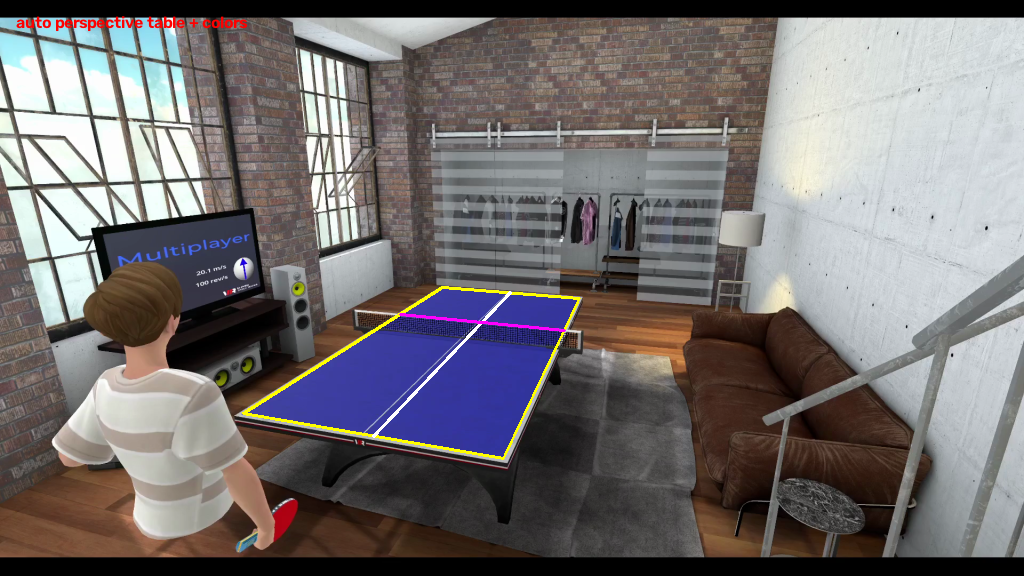
#> input picture artifacts/evaluation-2026-07-22-blue-orange-auto-calibration.png, 1024 x 576 px
$ python -i telemetry.py   (imports and definitions only)
#> lines starting #> are read from the running program, lines starting #| are printed output that depends on the picture; after the words box and inside, x2 and y2 are one past the last pixel; in counts of white or black regions, pixels touching at a corner belong together
#> further down, picture is the input picture: shape (576, 1024, 3); mean B, G, R 112.2, 111.1, 115.9
"""Low-resolution HUD OCR and debounced telemetry readings."""

import argparse
import base64
import json
import math
import sys
import time
from collections import Counter, deque
from dataclasses import asdict, dataclass, field, fields, replace
from pathlib import Path
from typing import Any, Callable, Dict, Iterable, List, Optional, Sequence, Set, Tuple, Union

import cv2
import numpy as np

from auto_calibrate import calibration_from_frame, hue_distance, infer_ball_color
from video_source import VideoFrame, VideoSource, VideoSourceError, open_video_source

from .models import MAX_SPIN_REVOLUTIONS_PER_SECOND, TelemetryReading


PROCESSING_WIDTH = 1024

DIGIT_TEMPLATES = {
    digit: np.asarray(
        [[pixel == "1" for pixel in row] for row in bitmap.split("/")],
        dtype=np.uint8,
    )
    for digit, bitmap in {
        "0": "0000000000000000/0000000000000000/0000000000000000/0000000000000000/0000111111100000/0011111111111000/0111110001111100/0111100000111100/0111100000111110/0111100000111110/0111100000111110/0111100000111110/0111110000111100/0011111001111100/0001111111111000/0000001111000000/0000000000000000/0000000000000000/0000000000000000/0000000000000000",
        "1": "0000000000000000/0000000011111100/0000011111111100/0000011111111100/0111111111111100/0111111011111100/0111110011111100/0000000011111100/0000000011111110/0000000011111110/0000000011111110/0000000011111110/0000000011111110/0000000011111110/0000000011111110/0000000011111110/0000000011111110/0000000011111110/0000000011111110/0000000000000000",
        "2": "0000000000000000/0000000000000000/0000000000000000/0000000000000000/0011111111110000/0111111111111000/0011000001111100/0000000000111100/0000000001111100/0000000011111000/0000001111110000/0000111110000000/0001111100000000/0111111111111110/0111111111111110/0011000000000000/0000000000000000/0000000000000000/0000000000000000/0000000000000000",
        "3": "0000000000000000/0000000000000000/0000000000000000/0000000000000000/0001111111100000/0111111111111000/0011000001111100/0000000000111100/0000000001111100/0000111111111000/0000111111111100/0000000000111110/0000000000111110/0110000001111100/0111111111111000/0011111111100000/0000000000000000/0000000000000000/0000000000000000/0000000000000000",
        "4": "0000000000000000/0000000000000000/0000000000000000/0000000000000000/0000000011111000/0000001111111000/0000011111111000/0000111111111000/0001111011111000/0001110011111000/0111100011111000/0111111111111110/0111111111111110/0000000011111000/0000000001110000/0000000000000000/0000000000000000/0000000000000000/0000000000000000/0000000000000000",
        "5": "0000000000000000/0000000000000000/0000000000000000/0000000000000000/0011111111111000/0011111111111000/0011110000000000/0011110000000000/0011111110000000/0011111111111100/0011001111111100/0000000000111110/0000000000111110/0111100011111100/0111111111111000/0000111111000000/0000000000000000/0000000000000000/0000000000000000/0000000000000000",
        "6": "0000000000000000/0000000000000000/0000000000000000/0000000000000000/0000011111111000/0001111111111000/0011111000000000/0011110011000000/0011111111111000/0111111001111100/0111100000011110/0011100000011110/0011111000111110/0001111111111100/0000011111110000/0000000000000000/0000000000000000/0000000000000000/0000000000000000/0000000000000000",
        "7": "0000000000000000/0000000000000000/0000000000000000/0000000000000000/0111111111111110/0111111111111110/0111111111111110/0000000001111100/0000000001111000/0000000011110000/0000000111110000/0000001111100000/0000001111000000/0000011111000000/0000111110000000/0000111100000000/0000000000000000/0000000000000000/0000000000000000/0000000000000000",
        "8": "0000000000000000/0000000000000000/0000000000000000/0000000000000000/0000001111000000/0001111111111000/0011111001111100/0011110000111110/0011110000111100/0001111111111000/0001111111111100/0011110000111110/0111100000011110/0111110000011110/0011111111111110/0000111111111000/0000000000000000/0000000000000000/0000000000000000/0000000000000000",
        "9": "0000000000000000/0000000000000000/0000000000000000/0000000000000000/0000111111110000/0011111111111100/0011110000111100/0111100000011110/0011100000011110/0011111111111110/0000111111111110/0000000000111100/0000000011111100/0001111111110000/0001111110000000/0000000000000000/0000000000000000/0000000000000000/0000000000000000/0000000000000000",
    }.items()
}

# At the 1024px sample's TV scale a digit is only 3--4 pixels high. These
# native-resolution cores retain distinctions that disappear when the larger
# templates are downsampled (notably 0/9 and 5/6/8).
LOW_RES_DIGIT_TEMPLATES = {
    digit: [
        np.asarray(
            [[pixel == "1" for pixel in row] for row in variant.split("/")],
            dtype=np.uint8,
        )
        for variant in bitmap.split("|")
    ]
    for digit, bitmap in {
        "0": "0100/1011/1001/1011|1001/1001/1111|1011/1001/1111|1101/1001/1101|011110/110011/110011/011110|11110/11011/10011/10011/11111",
        "1": "111/001/001|111/011/011|111/111/011/011|111/001/011/001|111/001/001/001",
        "2": "0011/0010/1100|0100/0011/0110/1100|0100/0011/0110/1110|01111/00001/00110/11111|001110/011111/000111/001110/111111|011110/000011/001100/111010",
        "3": "011/110/011|100/011/110/011|11110/00110/00011/00011",
        "4": "0010/0110/1010/0011|0010/0110/1010/1011|0110/1010/1111|00011/01111/11011/00011|000110/011010/111111/000010",
        "5": "1000/1111/0011|1100/0111/0001|1110/1000/1111/0011|1110/1000/1111/1011|11110/11110/00111/10111|10000/11110/00011/11110|010000/011110/000011/111110|11110/11110/00011/00011|011110/011111/011111/000011/111111|001100/011111/001111/000111/111111",
        "6": "1000/1111/1011|1011/1110/1001|1100/1111/1001|01100/11000/11110/11110/01100|011110/011110/110011/010011|000110/011111/111111/111011/011111|001100/011111/011111/111111/111111",
        "7": "011/010/100|011/010/110|111/001/011/010|00011/00110/01100/11000|111111/000110/001100/001000|11110/00011/01100/11000|11111/11111/00110/01110/11100",
        "8": "1011/1110/1001|1011/1110/1011|1101/0111/1101|011011/011110/110011/111111|010011/011110/110011/111111|011110/011110/011111/110011",
        "9": "0100/1011/1111/0010|1101/1111/0001|1011/1111/0011|010011/110011/001011/011110|011011/110011/001011/011110|011110/110011/011111/000110",
    }.items()
}

def telemetry_title_bounds(frame: np.ndarray) -> Optional[Tuple[int, int, int, int]]:
    """Locate the wide blue Multiplayer title, our HUD scale/position anchor."""
    hsv = cv2.cvtColor(frame, cv2.COLOR_BGR2HSV)
#> hsv: shape (576, 1024, 3); mean H, S, V 57.9, 49.8, 124.7
    blue = cv2.inRange(hsv, (100, 90, 100), (145, 255, 255))
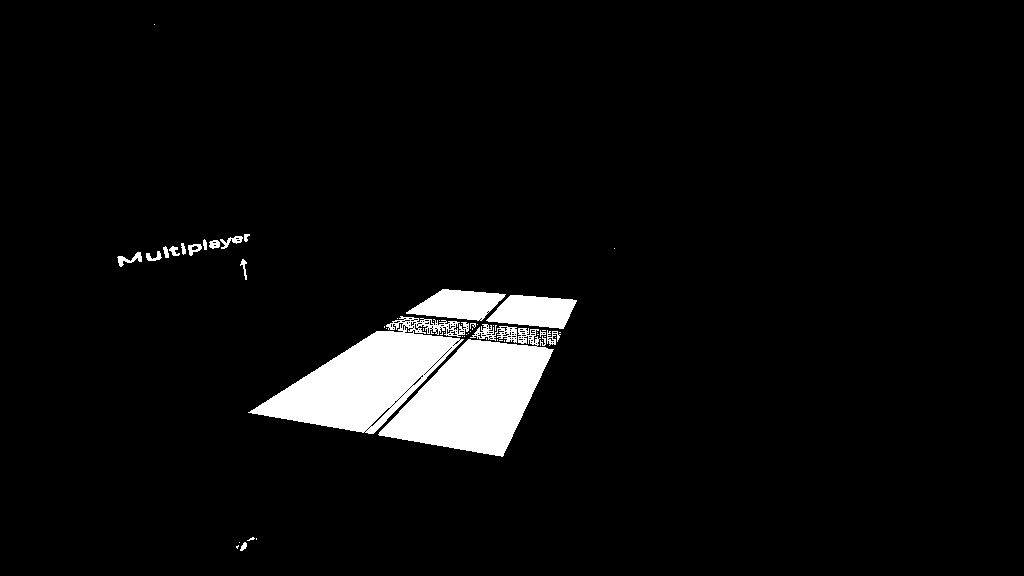
#> blue: shape (576, 1024); 5% white; 57 white regions (38 under 20 px), largest, box (x1, y1, x2, y2) and area: (378, 328, 554, 457) 12156, (248, 316, 469, 434) 11702, (486, 295, 577, 329) 2150
    row_counts = np.count_nonzero(blue, axis=1)
#> row_counts = 576 values, max 269 at index 412, min 0 at index 0, mean 51.17
    minimum_row_pixels = max(8, frame.shape[1] * .008)
#> minimum_row_pixels = 8.19
    rows = np.flatnonzero(row_counts >= minimum_row_pixels)
#> rows = 196 values from 236 to 546
    groups = np.split(rows, np.flatnonzero(np.diff(rows) > 1) + 1)
#> groups = 3 items
    groups = [group for group in groups if len(group) >= 2]
#> groups = 2 items
    if not groups:
        return None

    candidates = []
    for group in groups:
        local_maximum = int(row_counts[group].max())
        core_rows = group[row_counts[group] >= local_maximum * .3]
        core_groups = np.split(
            core_rows, np.flatnonzero(np.diff(core_rows) > 1) + 1,
        )
        for core in core_groups:
            if len(core) < 2:
                continue
            y0, y1 = int(core[0]), int(core[-1] + 1)
            _, xs = np.nonzero(blue[y0:y1] > 0)
            if not len(xs):
                continue
            x0, x1 = int(xs.min()), int(xs.max() + 1)
            width_ratio = (x1 - x0) / frame.shape[1]
            # The title is wide but bounded to the TV. Reject long blue table
            # edges, which can be much stronger than the title itself.
            if .05 <= width_ratio <= .3:
                candidates.append((
                    int(row_counts[core].sum()),
                    (x0, y0, x1, y1),
                ))
#> this loop made 2 passes
#> local_maximum on passes 1 to 2: 41, 269
#> after the loop, candidates = []
    if not candidates:
        return None
    return max(candidates, key=lambda candidate: candidate[0])[1]


# [335 lines left out: functions normalize_digit, classify_digit, split_wide_component, read_hud_number, read_spin_direction, read_telemetry and 1 more, not called in this run]


class TelemetryReader:
    """Debounce repeated HUD OCR into timestamped screen state changes."""

    # [89 lines left out: functions __init__, same_values, update, consensus_reading, not called in this run]

>>> import cv2
>>> picture = cv2.imread('../../artifacts/evaluation-2026-07-22-blue-orange-auto-calibration.png')
>>> result = telemetry_title_bounds(picture)
